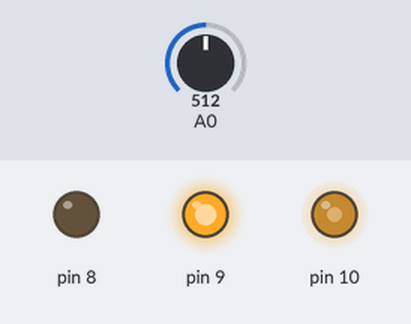
A sketch run on a simulated Arduino Uno, built with avr-gcc and run on an emulated ATmega328P. Parts: output pins drawn as LEDs (lit = HIGH). The inputs (shaded band) are chosen by the test bench; at power-on: A0 = 512.

Above: at 3.8 s.
3.9 s: A0 set to 716
At 7.0 s:
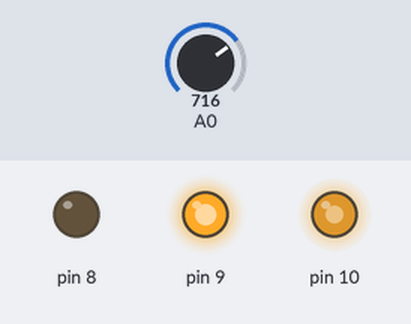
7.8 s: A0 set to 900
At 9.4 s:
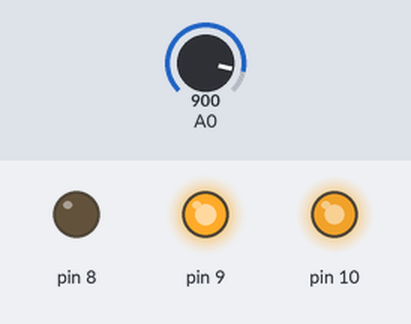
11.7 s: A0 set to 246
At 13.0 s:
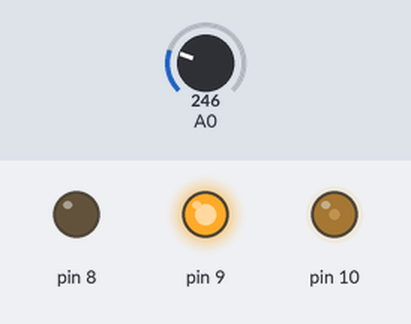
15.6 s: A0 set to 0
19.5 s: A0 set to 511
At 21.3 s:
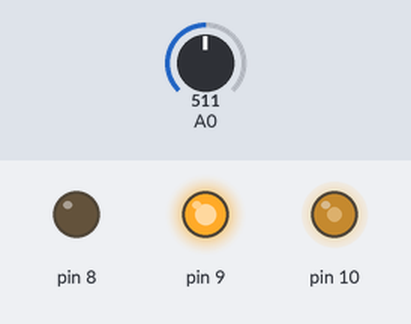
23.4 s: A0 set to 1023
Timing chart, 0 to 26.4 s (numbered marks = the images above; inputs shaded):
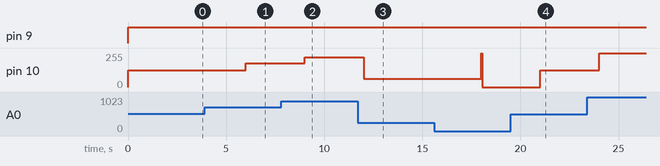

The sketch:

code_speed.ino
```cpp
void setup() {
  // put your setup code here, to run once:
  pinMode(8,OUTPUT);
  pinMode(9,OUTPUT);
  pinMode(10,OUTPUT);
}

void loop() {
  // put your main code here, to run repeatedly:
   for(int i=0;i<256;i++)
   {
      analogWrite(10,i);
   }
   digitalWrite(9,HIGH);
   digitalWrite(8,LOW);
   int a= analogRead(A0);
    int out=map(a,0,1023,0,255);
    analogWrite(10,out);
   delay(3000);


}
```

Measured:
- after the input at 3.9 s, pin 10: 127/255 → 178/255 after 2.1 s
- after the input at 7.8 s, pin 10: 178/255 → 224/255 after 1.2 s
- after the input at 11.7 s, pin 10: 224/255 → 61/255 after 0.31 s
- after the input at 19.5 s, pin 10: 0/255 → 127/255 after 1.5 s
